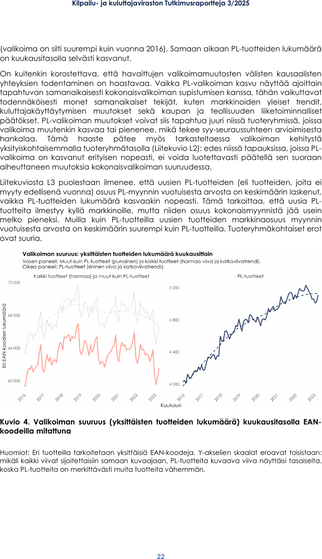
#> input picture 2026-autumn/introduction-to-marketing/private-label-retail-analytics/evidence/screenshots/finnish_research/kkv/kkv_2025_assortment_growth-22.png, 322 x 559 px, shrunk from 709 x 1230 before the run; its folder holds only this picture in this run
$ python trim_screenshots.py
#> lines starting #> are read from the running program, lines starting #| are printed output that depends on the picture; after the words box and inside, x2 and y2 are one past the last pixel; in counts of white or black regions, pixels touching at a corner belong together
"""Trim uniform white/near-white margins from evidence screenshots.

Only removes empty border space; never touches content. Overwrites in place
only when the trim removes at least 5% of a dimension.
"""
from pathlib import Path

from PIL import Image, ImageChops

BASE = Path(__file__).resolve().parent.parent / "evidence" / "screenshots"


def trim(path: Path):
    img = Image.open(path).convert("RGB")
#> img is the input picture: PIL image 322x559 RGB; mean R, G, B 239.2, 239, 239.1
    bg = Image.new("RGB", img.size, (255, 255, 255))
#> bg: PIL image 322x559 RGB; every value is 255
    diff = ImageChops.difference(img, bg)
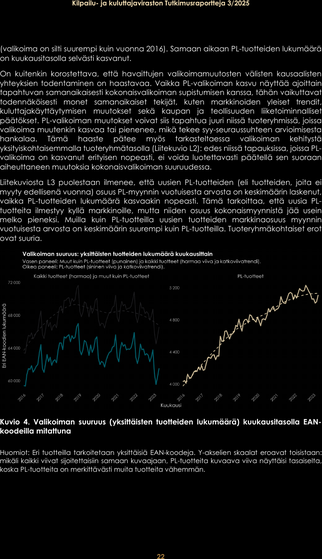
#> diff: PIL image 322x559 RGB; mean R, G, B 15.8, 16, 15.9
    # treat near-white as white
    mask = diff.convert("L").point(lambda p: 255 if p > 12 else 0)
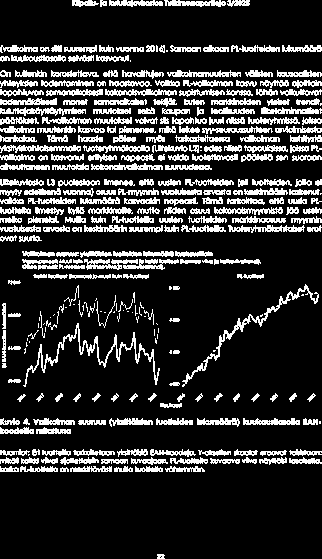
#> mask: PIL image 322x559 L; 19.6% white in thin lines or dots
    bbox = mask.getbbox()
#> bbox = (0, 0, 322, 559)
    if not bbox:
        print(f"skip (blank?): {path.name}")
        return
    w, h = img.size
#> w = 322; h = 559
    nw, nh = bbox[2] - bbox[0], bbox[3] - bbox[1]
#> nw = 322; nh = 559
    if nw < w * 0.95 or nh < h * 0.95:
        img.crop(bbox).save(path)
        print(f"trimmed {path.name}: {w}x{h} -> {nw}x{nh}")
    else:
        print(f"kept {path.name}: no significant margin")


for png in sorted(BASE.rglob("*.png")):
    trim(png)
#> pass 2 of the loop `for png in sorted(BASE.rglob("*.png")):`:
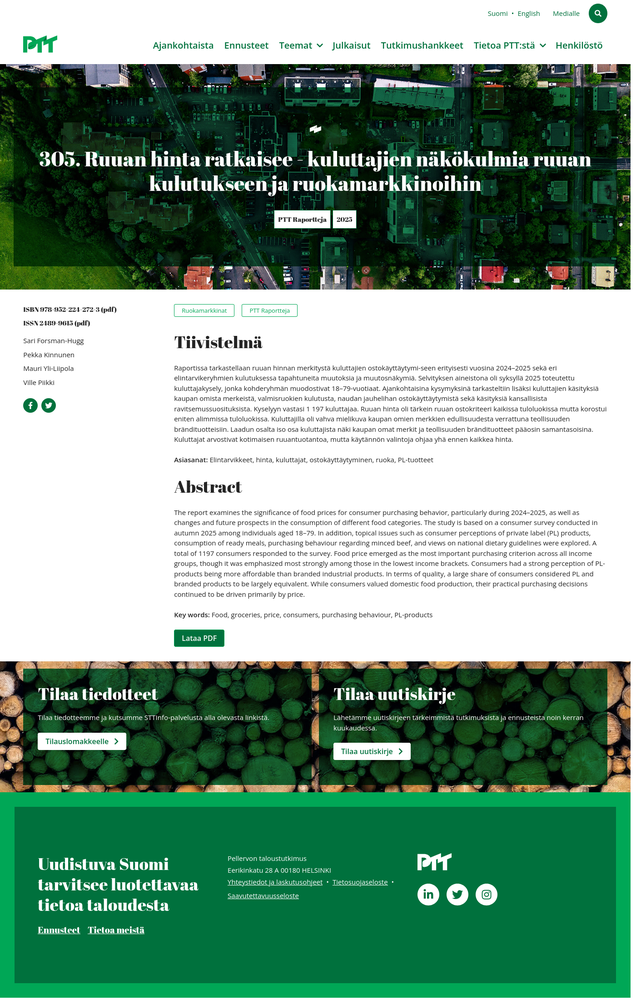
#> input picture 2026-autumn/introduction-to-marketing/private-label-retail-analytics/evidence/screenshots/finnish_research/ptt/ptt_2025_consumer_survey.png, 636 x 1000 px, shrunk from 1400 x 2200 before the run
#> img: PIL image 636x1000 RGB
#> bg: PIL image 636x1000 RGB; every value is 255
#> in trim (call 2), `diff = ImageChops.difference(img, bg)`:
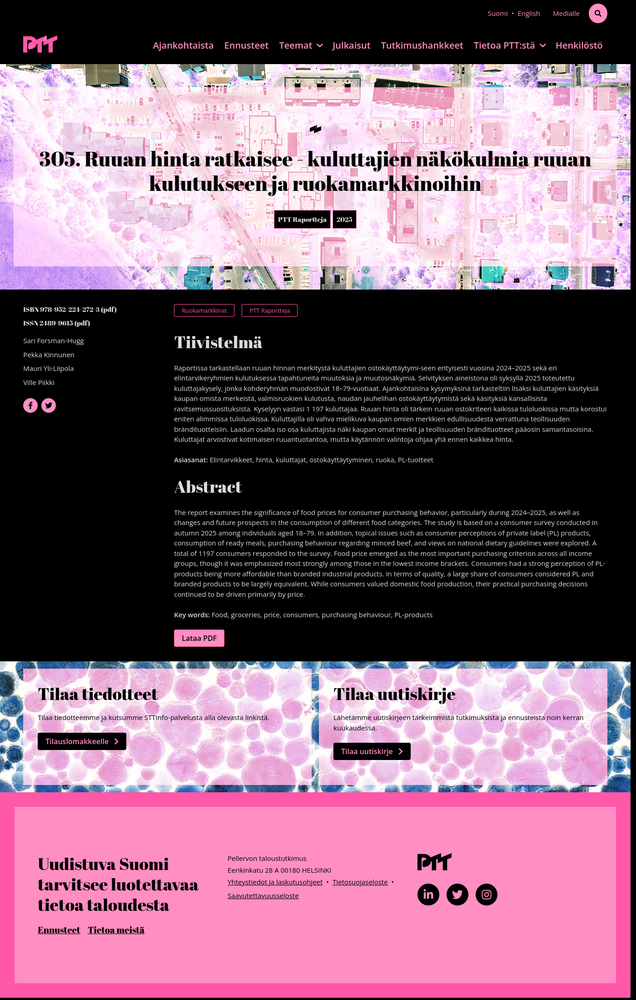
#> diff: PIL image 636x1000 RGB; mean R, G, B 131.9, 98.9, 118.2
#> in trim (call 2), `mask = diff.convert("L").point(lambda p: 255 if p > 12 else 0)`:
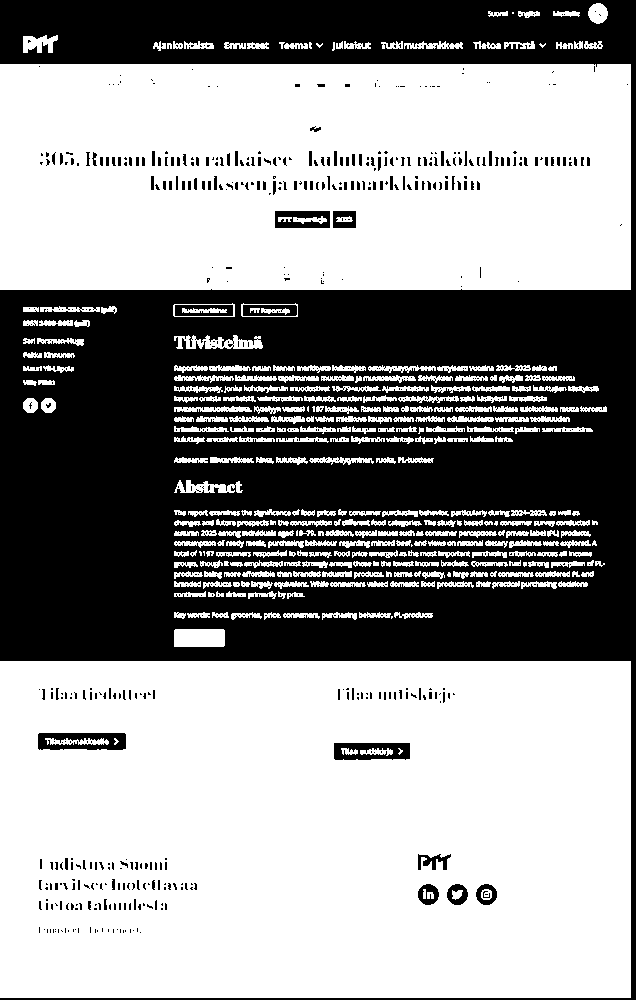
#> mask: PIL image 636x1000 L; 59.9% white; 1155 black regions (1024 under 20 px), largest, box (x1, y1, x2, y2) and area: (0, 0, 636, 1000) 243069, (38, 733, 126, 750) 1132, (334, 743, 410, 760) 993
#> bbox = (0, 3, 631, 998)
#> nw = 631; nh = 995
#> pass 3 of the loop `for png in sorted(BASE.rglob("*.png")):`:
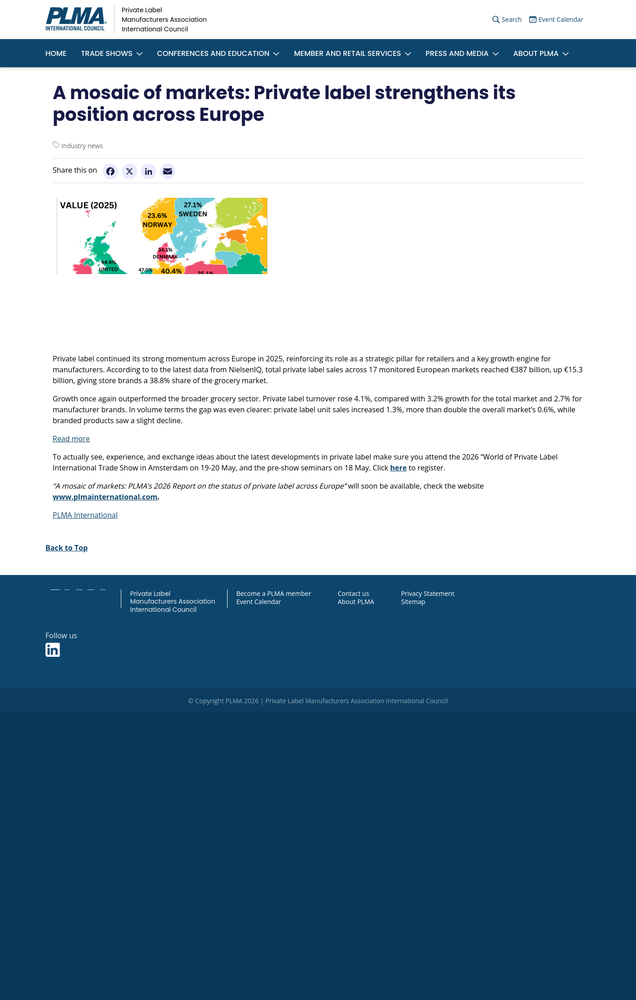
#> input picture 2026-autumn/introduction-to-marketing/private-label-retail-analytics/evidence/screenshots/international_research/plma/plma_2026_european_market_share.png, 636 x 1000 px, shrunk from 1400 x 2200 before the run
#> in trim (call 3), `diff = ImageChops.difference(img, bg)`:
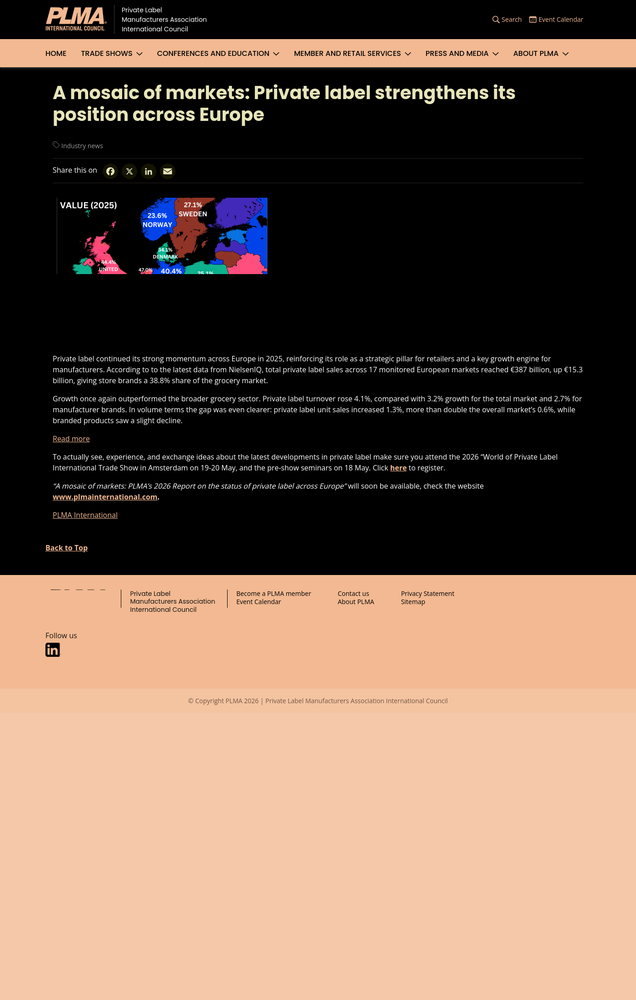
#> diff: PIL image 636x1000 RGB; mean R, G, B 115.8, 93.4, 78.7
#> in trim (call 3), `mask = diff.convert("L").point(lambda p: 255 if p > 12 else 0)`:
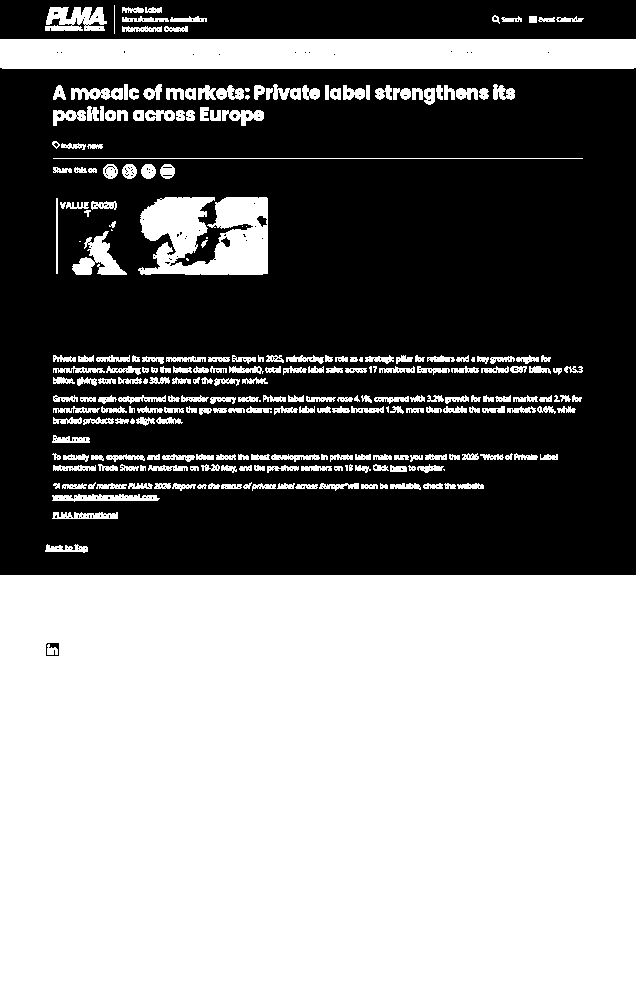
#> mask: PIL image 636x1000 L; 51.1% white; 500 black regions (495 under 20 px), largest, box (x1, y1, x2, y2) and area: (0, 68, 636, 575) 287058, (0, 0, 636, 39) 22532, (46, 643, 59, 656) 85, (257, 216, 267, 227) 65, (221, 237, 230, 247) 52
#> bbox = (0, 5, 636, 1000)
#> nw = 636
